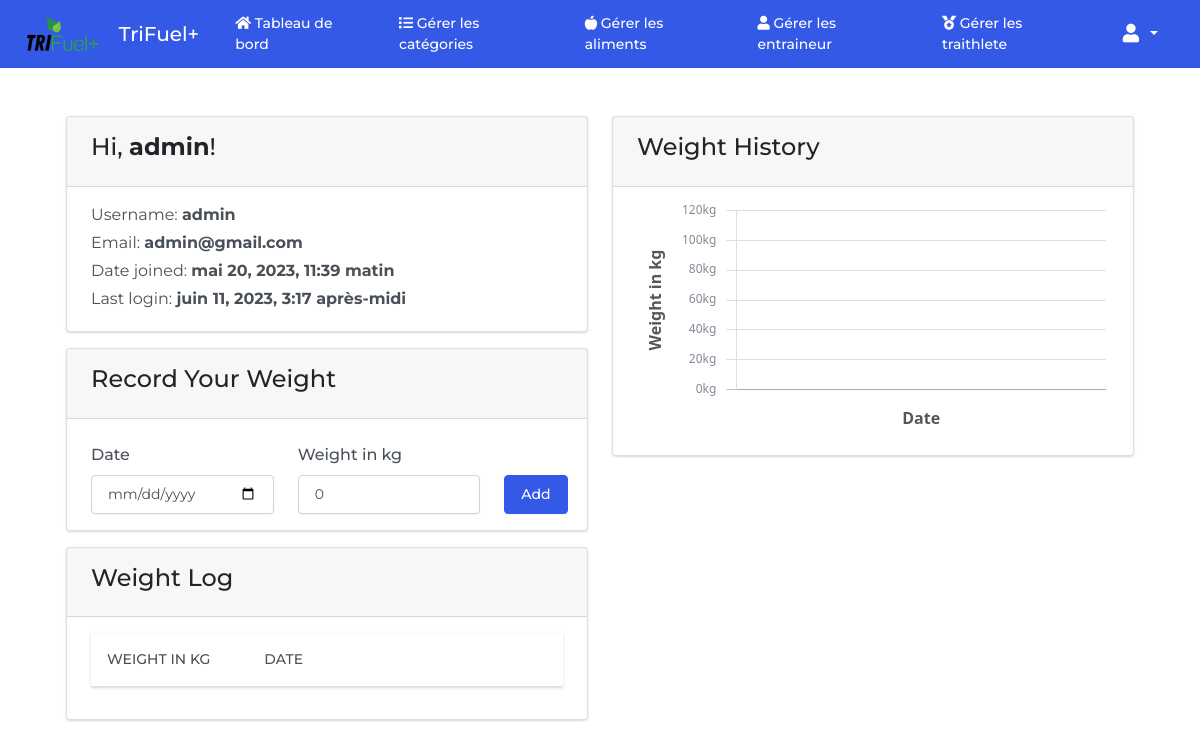
The app's page /profile/weight (signed in), older data.
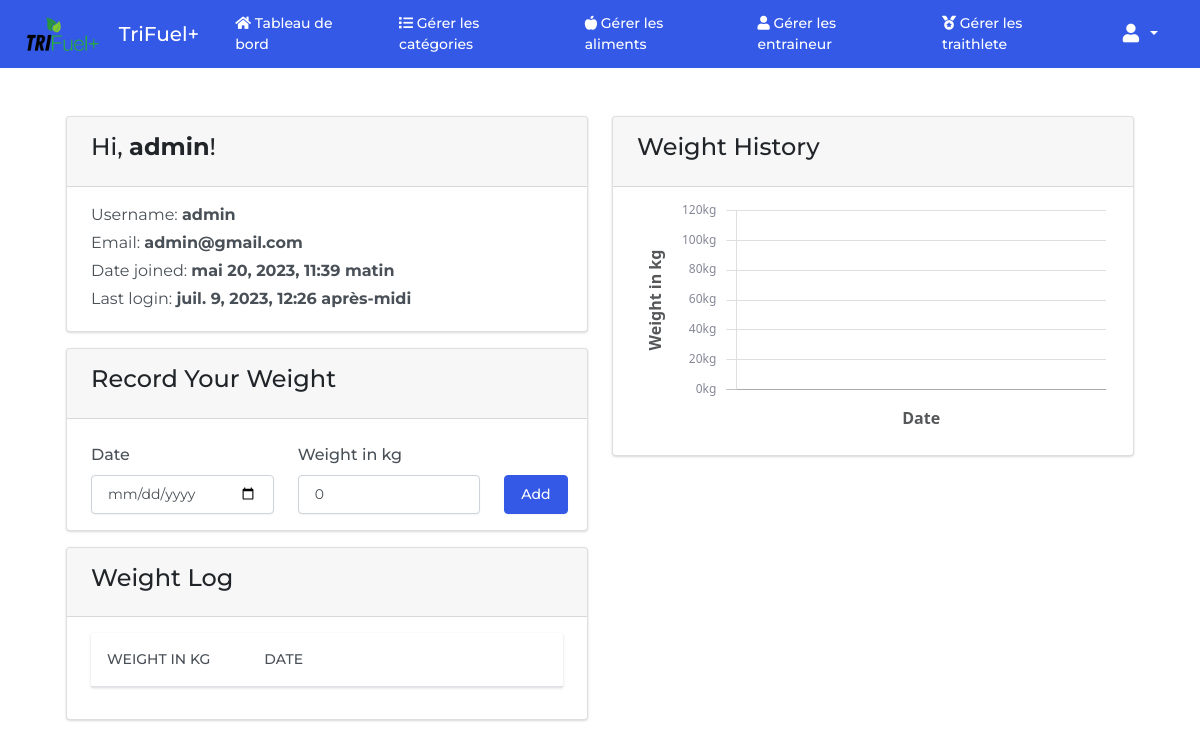
The same page, newer data.
### foodtracker/models.py (models this page shows, shortened)
class User(AbstractUser):
    class UserRoles(models.TextChoices):
        ADMIN = ('ADMIN', 'Admin')
        ENTRAINEUR = ('ENTRAINEUR', 'Entraineur')
        TRIATHLETE = ('TRIATHLETE', 'Triathlete')
    email = models.EmailField('email address', null=True)
    role = models.CharField(max_length=15, choices=UserRoles.choices)
    REQUIRED_FIELDS = []
    class Meta:
        db_table = 'users'

### foodtracker/views.py (the view)
# urls.py: path('profile/weight', views.weight_log_view, name='weight_log'),
@login_required
def weight_log_view(request):
    if request.method == 'POST':
        weight = request.POST['weight']
        entry_date = request.POST['date']
        user = request.user
        weight_log = Weight(user=user, weight=weight, entry_date=entry_date)
        weight_log.save()
    user_weight_log = Weight.objects.filter(user=request.user)
    return render(request, 'user_profile.html', {
        'categories': FoodCategory.objects.all(),
        'user_weight_log': user_weight_log
    })

### templates/user_profile.html (shortened to what the changed rows need)
{% extends 'base.html' %}
{% load static %}
{% block body %}
<div class='py-4 mt-auto'>
    <div class='container-fluid px-4'>
        <div class='row justify-content-center'>
            <div class='col-xl-12'>
                <div class='row'>
                    <div class='col-md-6 mt-4'>
                        <div class='card bg-secondary mb-3'>
                            <div class='card-header'>
                                <h4>Hi, <strong>{{ user.username }}</strong>!</h4>
                            </div>
                            <div class='card-body'>
                                <div class='d-flex w-100 justify-content-between'>
                                    <p class='mb-1'>
                                        Username: <strong>{{ user.username }}</strong>
                                    </p>
                                </div>
                                <div class='d-flex w-100 justify-content-between'>
                                    <p class='mb-1'>
                                        Email: <strong>{{ user.email }}</strong>
                                    </p>
                                </div>
                                <div class='d-flex w-100 justify-content-between'>
                                    <p class='mb-1'>
                                        Date joined: <strong>{{ user.date_joined }}</strong>
                                    </p>
                                </div>
                                <div class='d-flex w-100 justify-content-between'>
                                    <p class='mb-1'>
                                        Last login: <strong>{{ user.last_login }}</strong>
                                    </p>
                                </div>
                            </div>
                        </div>
                        <div class='card bg-secondary mb-3'>
                            <div class='card-body'>
                                <table id='weightable' class='table'>
                                    <thead>
                                        <tr>
                                            <th scope='col' class='col-md-4'>Weight in kg</th>
                                            <th scope='col' class='col-md-4'>Date</th>
                                            <th scope='col' class='col-md-4'></th>
                                        </tr>
                                    </thead>
                                </table>
                            </div>
                        </div>
                    </div>
                </div>
            </div>
        </div>
    </div>
</div>
{% endblock %}

Row changes from the older to the newer data that the page shows:
changed User "admin": last_login "juin 11, 2023, 3:17 après-midi" → "juil. 9, 2023, 12:26 après-midi"
